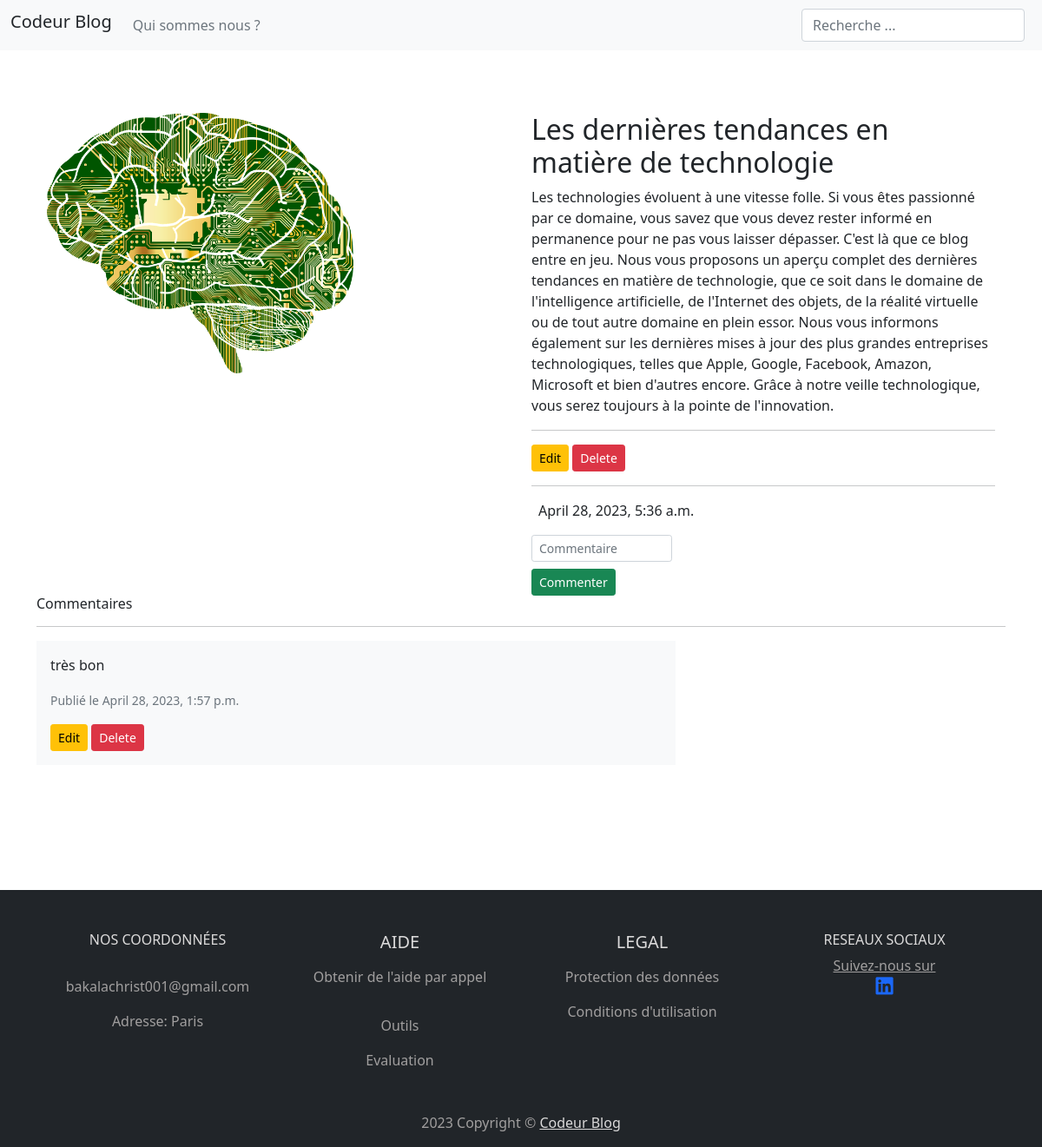
The app's page /post/1 (signed in) with its own data.
### blogapp/models.py (models this page shows, shortened)
class Post(models.Model):
    titre = models.CharField(max_length=200)
    slug = models.SlugField(max_length=200)
    user_id = models.ForeignKey('Utilisateur'
                                , on_delete=models.CASCADE)
    category_id = models.ForeignKey('PostCategory'
                                    , on_delete=models.CASCADE)
    description = models.TextField()
    image_post = models.ImageField(null=True, blank=True, upload_to='Images')
    created = models.DateTimeField(auto_now_add=True)

class Comment(models.Model):
    user_id = models.ForeignKey('Utilisateur'
                                , on_delete=models.CASCADE)
    post_id = models.ForeignKey('Post',
                                on_delete=models.CASCADE)
    commentaire = models.TextField()
    created = models.DateTimeField(auto_now_add=True)

### blogapp/views.py (the view, shortened to what this page needs)
# urls.py: path('post/<str:pk>', on.post_id),
def post_id(request, pk):
    post = Post.objects.get(id=pk)
    com = Comment.objects.filter(post_id=pk)
    form = CommentForm()
    get_session = request.session['user_id']
    return render(request, 'blogapp/post.html',
                  {'post': post, 'com': com, 'form': form, 'get_session': get_session, 'messages': messages})

### blogapp/forms.py
class CommentForm(forms.ModelForm):
    class Meta:
        model = Comment
        fields = "__all__"
    commentaire = forms.CharField(
            widget=forms.TextInput(
                attrs={
                    "class": "form-control form-control-sm",
                    "name": "commentaire",
                    "placeholder":"Commentaire"
                }), )

### blogapp/templates/blogapp/post.html (shortened to what this page needs)
{% extends "blogapp/base.html" %}
 {% block content %}
<div class="container mt-5">
      <div class="row">
        <div class="col-md-6">
         <img src="/media/{{ post.image_post}}" alt="connect" style="max-height:300px">
        </div>
        <div class="col-md-6">
          <h2>{{ post.titre }}</h2>
          <p>{{ post.description }}</p>
          <hr>
             <a href="/edit/{{ post.id }}" class="btn btn-warning btn-sm">Edit</a>
            <a href="/delete/{{ post.id }}" class="btn btn-danger btn-sm">Delete</a>
          <hr>
          <div class="d-flex align-items-center">
            <p>{{ post.created }}</p>
          </div>
            <form  class="post-form" action="/post/{{ post.id }}" method="POST">
    <div class="form-group row">
    <div class="col-sm-4">
     {{ form.commentaire }}
    </div>
  </div>
    <input type="submit" class="btn btn-success btn-sm mt-2" value="Commenter">
</form>
        </div>
      </div>
    </div>
      <h6>Commentaires</h6>
      <hr>
      <div class="row">
          {% for cone in com %}
        <div class="col-sm-8">
          <div class="card-sm-2">
            <div class="card-body bg-light">
              <p class="card-text">{{ cone.commentaire }}</p>
              <p class="card-text"><small class="text-muted">Publié le {{ cone.created }}</small></p>
                <a href="/editcomment/{{ cone.id }}" class="btn btn-warning btn-sm">Edit</a>
              <a href="/deletecomment/{{ cone.id }}" class="btn btn-danger btn-sm">Delete</a>
            </div>
                </div>
             </div>
              {% endfor %}
          </div>
{% endblock %}

### records on screen
Post: image_post (picture), titre "Les dernières tendances en matière de technologie", description "Les technologies évoluent à une vitesse folle. Si vous êtes passionné par ce domaine, vous savez que vous devez rester informé en permanence pour ne pas vous laisser dépasser. C'est là que ce blog entre en jeu. Nous vous proposons un aperçu complet des dernières tendances en matière de technologie, que ce soit dans le domaine de l'intelligence artificielle, de l'Internet des objets, de la réalité virtuelle ou de tout autre domaine en plein essor. Nous vous informons également sur les dernières mises à jour des plus grandes entreprises technologiques, telles que Apple, Google, Facebook, Amazon, Microsoft et bien d'autres encore. Grâce à notre veille technologique, vous serez toujours à la…", created "April 28, 2023, 5:36 a.m."
Comment: commentaire "très bon", created "April 28, 2023, 1:57 p.m."
